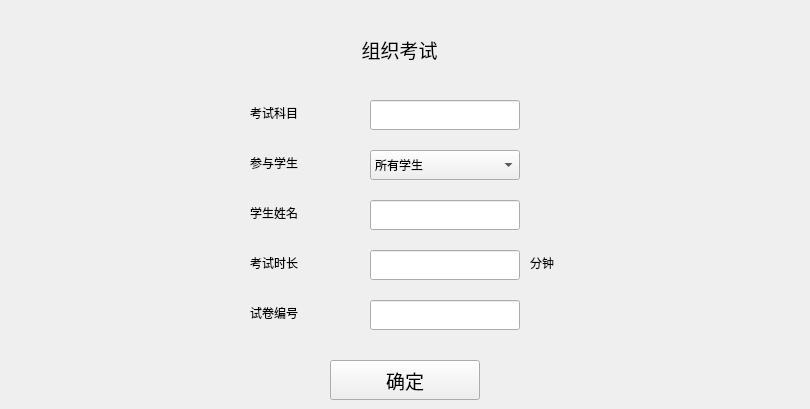
    <widget class="QWidget" name="page_0">
     <widget class="QLabel" name="label_2">
      <property name="geometry">
       <rect>
        <x>-1</x>
        <y>30</y>
        <width>801</width>
        <height>40</height>
       </rect>
      </property>
      <property name="font">
       <font>
        <pointsize>14</pointsize>
       </font>
      </property>
      <property name="text">
       <string>&lt;html&gt;&lt;head/&gt;&lt;body&gt;&lt;p align=&quot;center&quot;&gt;组织考试&lt;/p&gt;&lt;/body&gt;&lt;/html&gt;</string>
      </property>
     </widget>
     <widget class="QLabel" name="label_3">
      <property name="geometry">
       <rect>
        <x>250</x>
        <y>100</y>
        <width>100</width>
        <height>25</height>
       </rect>
      </property>
      <property name="text">
       <string>考试科目</string>
      </property>
     </widget>
     <widget class="QLineEdit" name="newexamsubjectlineEdit">
      <property name="geometry">
       <rect>
        <x>370</x>
        <y>100</y>
        <width>150</width>
        <height>30</height>
       </rect>
      </property>
     </widget>
     <widget class="QLabel" name="label_4">
      <property name="geometry">
       <rect>
        <x>250</x>
        <y>150</y>
        <width>100</width>
        <height>25</height>
       </rect>
      </property>
      <property name="text">
       <string>参与学生</string>
      </property>
     </widget>
     <widget class="QComboBox" name="studentscomboBox">
      <property name="geometry">
       <rect>
        <x>370</x>
        <y>150</y>
        <width>150</width>
        <height>30</height>
       </rect>
      </property>
      <item>
       <property name="text">
        <string>所有学生</string>
       </property>
      </item>
     </widget>
     <widget class="QLabel" name="label_5">
      <property name="geometry">
       <rect>
        <x>250</x>
        <y>250</y>
        <width>100</width>
        <height>25</height>
       </rect>
      </property>
      <property name="text">
       <string>考试时长</string>
      </property>
     </widget>
     <widget class="QLineEdit" name="lengthlineEdit">
      <property name="geometry">
       <rect>
        <x>370</x>
        <y>250</y>
        <width>150</width>
        <height>30</height>
       </rect>
      </property>
     </widget>
     <widget class="QLabel" name="label_6">
      <property name="geometry">
       <rect>
        <x>530</x>
        <y>250</y>
        <width>100</width>
        <height>25</height>
       </rect>
      </property>
      <property name="text">
       <string>分钟</string>
      </property>
     </widget>
     <widget class="QLabel" name="label_7">
      <property name="geometry">
       <rect>
        <x>250</x>
        <y>300</y>
        <width>100</width>
        <height>25</height>
       </rect>
      </property>
      <property name="text">
       <string>试卷编号</string>
      </property>
     </widget>
     <widget class="QLineEdit" name="paperidlineEdit">
      <property name="geometry">
       <rect>
        <x>370</x>
        <y>300</y>
        <width>150</width>
        <height>30</height>
       </rect>
      </property>
     </widget>
     <widget class="QPushButton" name="pushButton">
      <property name="geometry">
       <rect>
        <x>330</x>
        <y>360</y>
        <width>150</width>
        <height>40</height>
       </rect>
      </property>
      <property name="font">
       <font>
        <pointsize>14</pointsize>
       </font>
      </property>
      <property name="text">
       <string>确定</string>
      </property>
     </widget>
     <widget class="QLineEdit" name="studentnamelineEdit">
      <property name="geometry">
       <rect>
        <x>370</x>
        <y>200</y>
        <width>150</width>
        <height>30</height>
       </rect>
      </property>
     </widget>
     <widget class="QLabel" name="label_33">
      <property name="geometry">
       <rect>
        <x>250</x>
        <y>200</y>
        <width>100</width>
        <height>25</height>
       </rect>
      </property>
      <property name="text">
       <string>学生姓名</string>
      </property>
     </widget>
    </widget>
